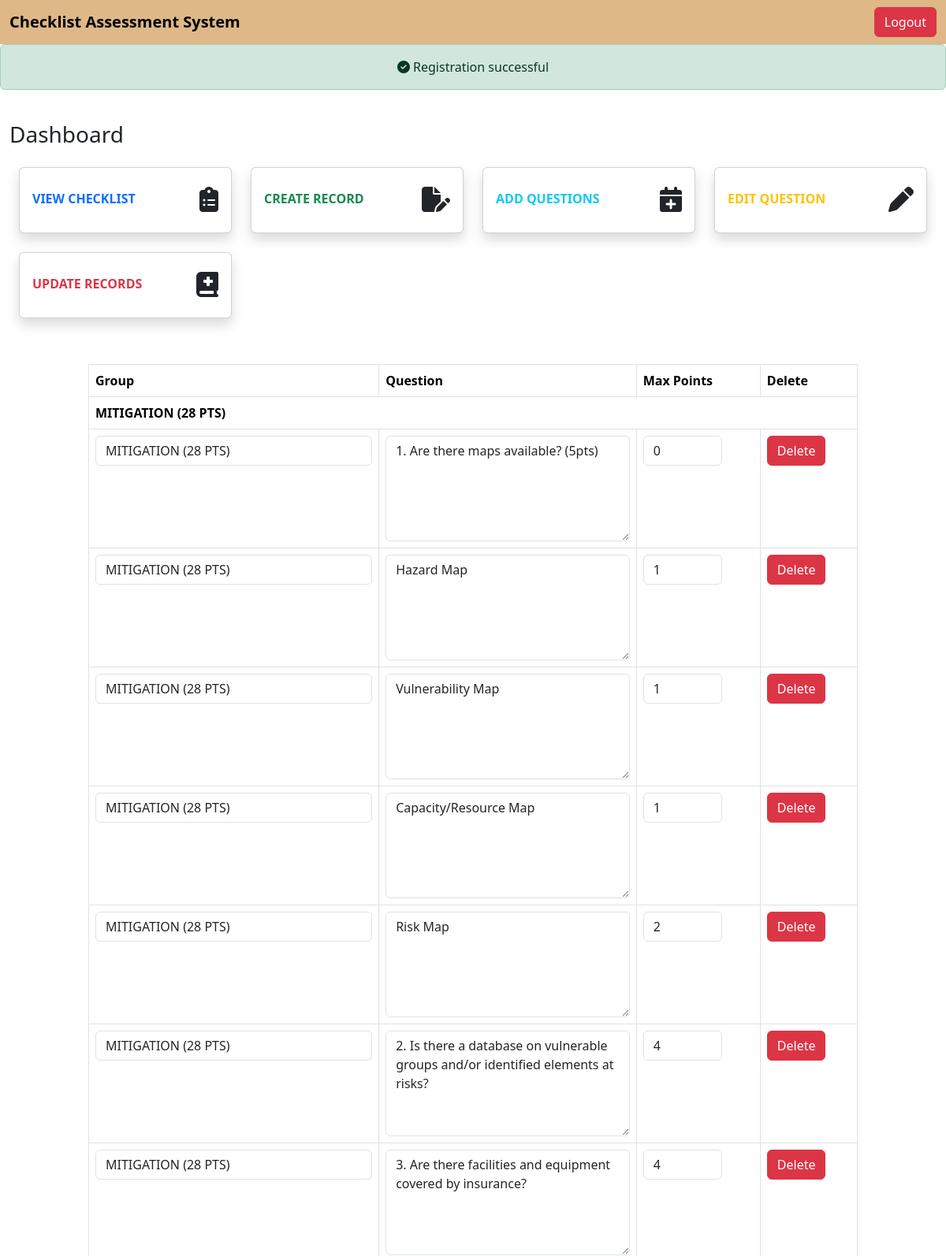
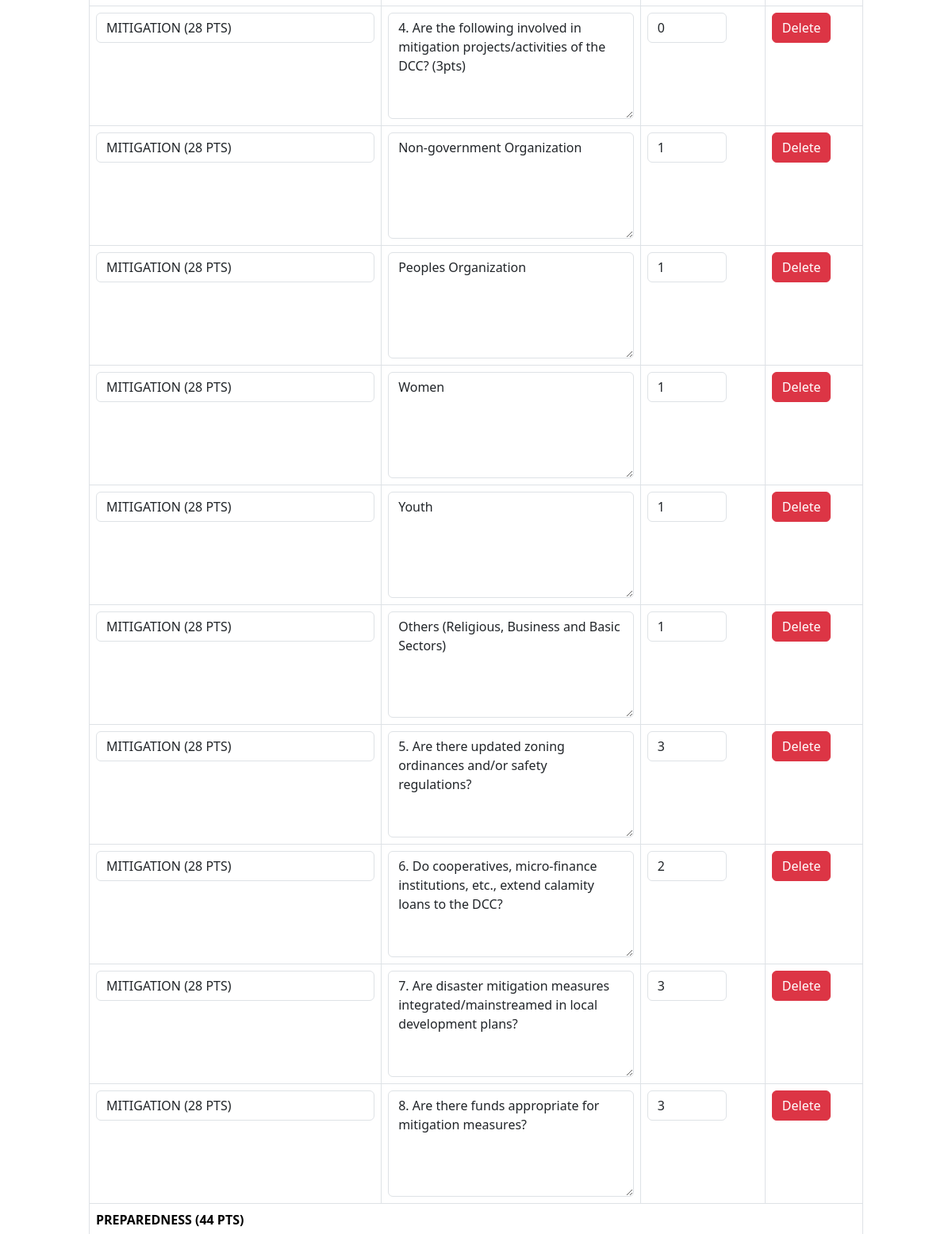
Page /edit_questions.php (signed in, upper part) on the committed database (2 pictures, top to bottom).
### tables this page shows
CREATE TABLE `questions` (
  `questions_id` int(11) NOT NULL,
  `group` varchar(255) NOT NULL,
  `display_text` varchar(255) NOT NULL,
  `max_points` int(50) NOT NULL
);

### edit_questions.php (the view, shortened to what this page needs)
<?php
include 'header.php';
include 'sidebar.php';
$getAllQuestionsStmt = $pdo->prepare('SELECT `group`, display_text, max_points, questions_id FROM questions ORDER BY `group`');
$getAllQuestionsStmt->execute();
$allQuestions = $getAllQuestionsStmt->fetchAll(PDO::FETCH_ASSOC);
?>
<article class="my-article">
    <div class="title-search-block">
        <div class="title-block">
            <form method="post" action="resources/dr/search.php">
                <table class="table table-bordered">
                    <thead>
                        <tr>
                            <th>Group</th>
                            <th>Question</th>
                            <th>Max Points</th>
                            <th>Delete</th>
                        </tr>
                    </thead>
                    <tbody>
                        <?php if (!empty($allQuestions)): ?>
                            <?php
                            $currentGroup = null;
                            foreach ($allQuestions as $question) {
                                if ($currentGroup !== $question['group']) {
                                    echo '<tr><td colspan="4"><strong contenteditable="true" class="edit-group">' . htmlspecialchars($question['group']) . '</strong></td></tr>';
                                    $currentGroup = $question['group'];
                                }
                                ?>
                                <tr>
                                    <td>
                                        <input type="text" class="form-control edit-group" name="group[]"
                                            value="<?= htmlspecialchars($question['group']); ?>">
                                    </td>
                                    <td>
                                        <textarea class="form-control edit-text" name="display_text[]"
                                            rows="5"><?= htmlspecialchars($question['display_text']); ?></textarea>
                                    </td>
                                    <td>
                                        <input type="number" class="form-control edit-points" name="max_points[]"
                                            value="<?= $question['max_points']; ?>">
                                    </td>
                                    <td>
                                        <button type="button" class="btn btn-danger delete-question"
                                            data-question-id="<?= $question['questions_id']; ?>">Delete</button>
                                    </td>
                                </tr>
                            <?php } ?>
                        <?php else: ?>
                            <tr>
                                <td colspan="4">No questions available.</td>
                            </tr>
                        <?php endif; ?>
                    </tbody>
                </table>
            </form>
            <br>
        </div>
    </div>
</article>
<?php include 'footer.php'; ?>

### resources/css/style.css (style rules this page uses)
body { background-color: white; }
.my-article { margin-left: 100px; margin-right: 100px; }
table { width: 100%; border-collapse: collapse; margin-top: 10px; }
table, th, td { border: 1px solid #ddd; }
th, td { padding: 8px; text-align: left; }

### resources/css/edit.css (style rules this page uses)
.edit-text, .edit-group { resize: vertical; width: 100%; }
.edit-points { width: 100px; }

### resources/css/sidebar.css (style rules this page uses)
body { background-color:white; }

### rows in the picture
questions: group "MITIGATION (28 PTS)", display_text "1. Are there maps available? (5pts)", max_points "0"
questions: group "MITIGATION (28 PTS)", display_text "Hazard Map", max_points "1"
questions: group "MITIGATION (28 PTS)", display_text "Vulnerability Map", max_points "1"
questions: group "MITIGATION (28 PTS)", display_text "Capacity/Resource Map", max_points "1"
questions: group "MITIGATION (28 PTS)", display_text "Risk Map", max_points "2"
questions: group "MITIGATION (28 PTS)", display_text "2. Is there a database on vulnerable groups and/or identified elements at risks?", max_points "4"
questions: group "MITIGATION (28 PTS)", display_text "3. Are there facilities and equipment covered by insurance?", max_points "4"
questions: group "MITIGATION (28 PTS)", display_text "4. Are the following involved in mitigation projects/activities of the DCC? (3pts)", max_points "0"
questions: group "MITIGATION (28 PTS)", display_text "Non-government Organization", max_points "1"
questions: group "MITIGATION (28 PTS)", display_text "Peoples Organization", max_points "1"
questions: group "MITIGATION (28 PTS)", display_text "Women", max_points "1"
questions: group "MITIGATION (28 PTS)", display_text "Youth", max_points "1"
questions: group "MITIGATION (28 PTS)", display_text "Others (Religious, Business and Basic Sectors)", max_points "1"
questions: group "MITIGATION (28 PTS)", display_text "5. Are there updated zoning ordinances and/or safety regulations?", max_points "3"
questions: group "MITIGATION (28 PTS)", display_text "6. Do cooperatives, micro-finance institutions, etc., extend calamity loans to the DCC?", max_points "2"
questions: group "MITIGATION (28 PTS)", display_text "7. Are disaster mitigation measures integrated/mainstreamed in local development plans?", max_points "3"
questions: group "MITIGATION (28 PTS)", display_text "8. Are there funds appropriate for mitigation measures?", max_points "3"
questions: group "PREPAREDNESS (44 PTS)"

### other values in the picture
$_SESSION['success'] "Registration successful"
